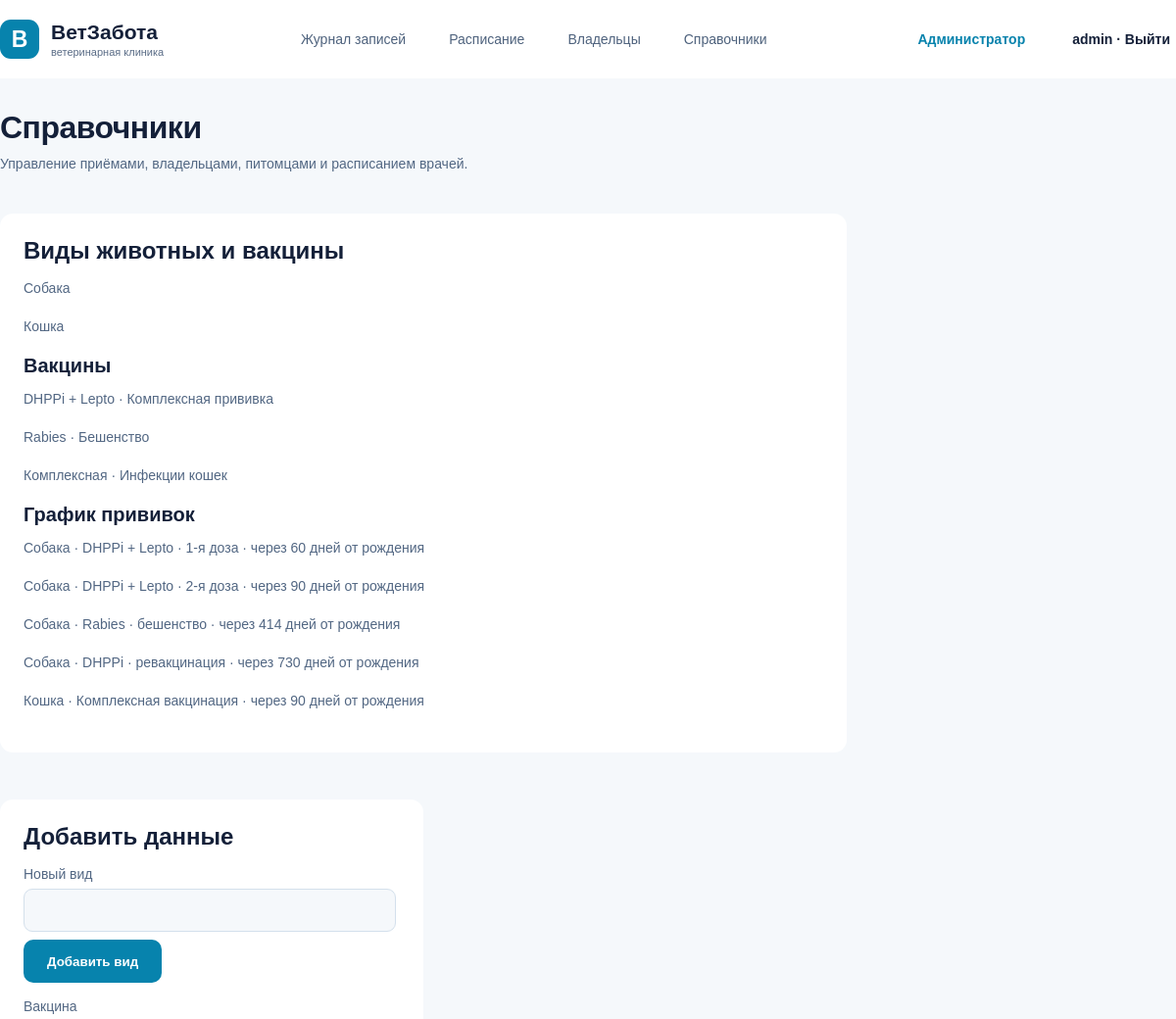
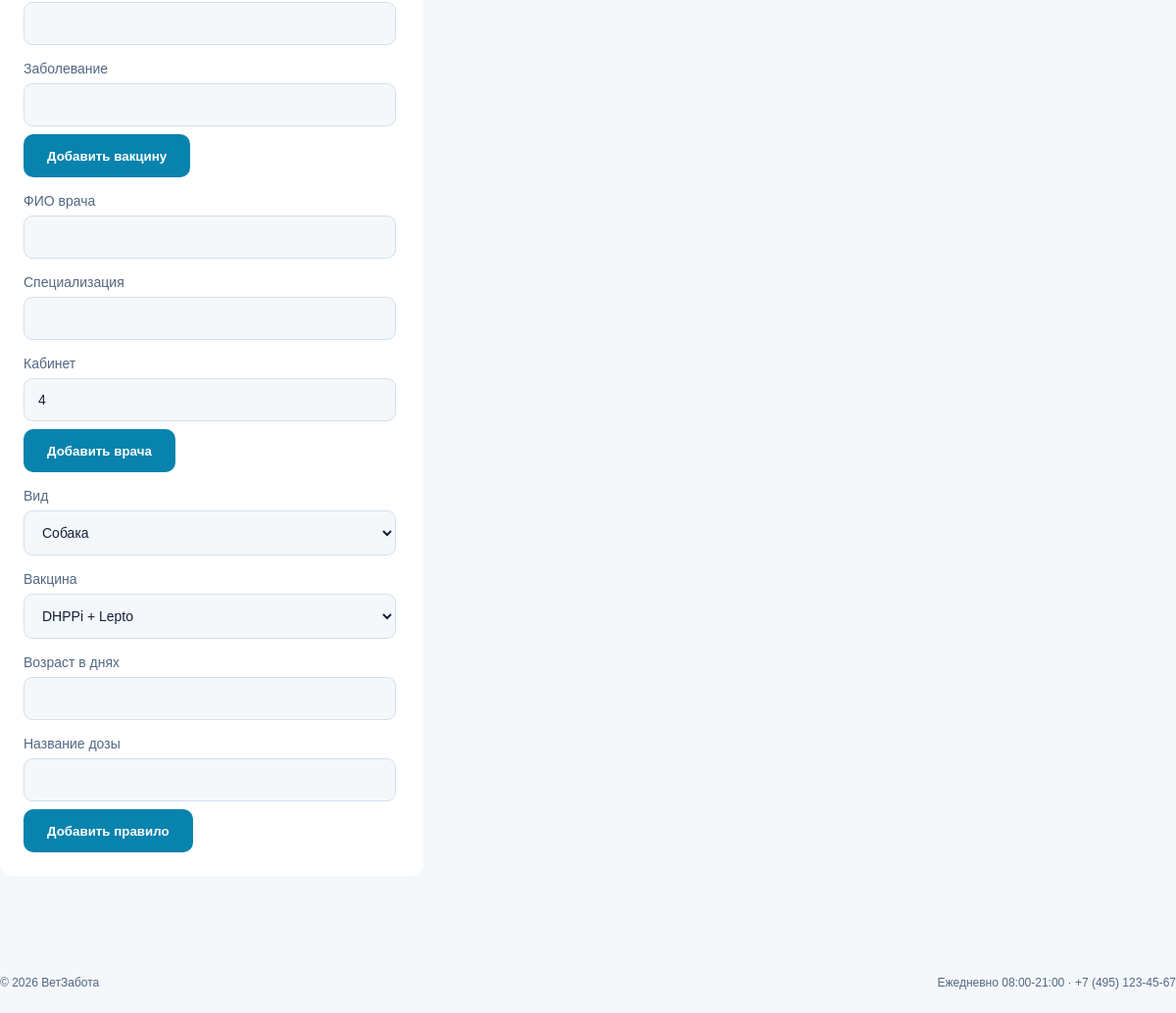
The app's page /clinic/?tab=reference (signed in) with its own data (2 pictures, top to bottom).
### vetclinic/models.py (models this page shows, shortened)
class Species(models.Model):
    name = models.CharField(max_length=50)
    def __str__(self):
        return self.name

class Vaccine(models.Model):
    name = models.CharField(max_length=100)
    disease = models.CharField(max_length=100)
    def __str__(self):
        return self.name

class VaccinationScheme(models.Model):
    species = models.ForeignKey(Species, on_delete=models.CASCADE)
    vaccine = models.ForeignKey(Vaccine, on_delete=models.CASCADE)
    age_days = models.IntegerField()
    label = models.CharField(max_length=100)

### vetclinic/views.py (the view, shortened to what this page needs)
# urls.py: path('clinic/', views.clinic, name='clinic'),
@login_required
def clinic(request):
    if user_role(request.user) != 'admin':
        messages.error(request, 'Доступно только для администратора.')
        return redirect('home')
    if request.method == 'POST':
        add_clinic_item(request)
        return redirect('/clinic/?tab=reference')
    doctor_id = request.GET.get('doctor', '')
    appointments = []
    waiting_count = 0
    confirmed_count = 0
    overdue_count = 0
    for shot in Vaccination.objects.all():
        if shot.done_date is None and shot.due_date < date.today():
            overdue_count += 1
    context = base_context(request)
    context.update({
        'appointments': appointments,
        'doctors': Doctor.objects.all(),
        'owners': Owner.objects.all(),
        'species': Species.objects.all(),
        'vaccines': Vaccine.objects.all(),
        'schemes': VaccinationScheme.objects.all(),
        'tab': request.GET.get('tab', 'journal'),
        'doctor_id': doctor_id,
        'waiting_count': waiting_count,
        'confirmed_count': confirmed_count,
        'overdue_count': overdue_count,
    })
    return render(request, 'clinic.html', context)

### vetclinic/views.py (called while the page is built)
def user_role(user):
    if not user.is_authenticated:
        return 'guest'
    if user.is_superuser:
        return 'admin'
    for doctor in Doctor.objects.all():
        if doctor.user == user:
            return 'doctor'
    return 'owner'

def base_context(request, active=''):
    return {
        'role': user_role(request.user),
        'today': date.today(),
        'active': active,
    }

### vetclinic/templates/clinic.html (shortened to what this page needs)
{% extends 'base.html' %}
{% block content %}
    <h1>
    {% if tab == 'journal' %}
        Журнал записей
    {% elif tab == 'schedule' %}
        Расписание врачей
    {% elif tab == 'owners' %}
        Владельцы и питомцы
    {% else %}
        Справочники
    {% endif %}
    </h1>
    <p class="subtitle"> Управление приёмами, владельцами, питомцами и расписанием врачей. </p>
    {% if tab == 'journal' %}
        <div class="stats">
            <div class="card">
                <b> {{ appointments|length }} </b>
                <p> Записи </p>
            </div>
            <div class="card">
                <b> {{ waiting_count }} </b>
                <p> Ожидает подтверждения </p>
            </div>
            <div class="card">
                <b> {{ confirmed_count }} </b>
                <p> Подтверждённая запись </p>
            </div>
            <div class="card">
                <b class="redtext"> {{ overdue_count }} </b>
                <p> Питомец с просрочкой </p>
            </div>
        </div>
        <section class="card">
            <div class="split">
                <h2> Журнал записей </h2>
                <a class="btn" href="{% url 'book' %}"> + Новая запись </a>
            </div>
            <form method="get" class="filters">
                <select name="doctor" onchange="this.form.submit()"> <option value=""> Все врачи </option>
                {% for d in doctors %}
                    <option value="{{ d.pk }}" {% if doctor_id == d.pk|stringformat:'s' %}selected{% endif %}> {{ d }} </option>
                {% endfor %}
                </select>
            </form>
            <table>
                <thead>
                    <tr>
                        <th>
                            Дата и время
                        </th>
                        <th>
                            Питомец / вид
                        </th>
                        <th>
                            Владелец / телефон
                        </th>
                        <th>
                            Услуга
                        </th>
                        <th>
                            Врач
                        </th>
                        <th>
                            Статус
                        </th>
                        <th>
                            Действие
                        </th>
                    </tr>
                </thead>
                <tbody>
                    {% for a in appointments %}
                        <tr class="{% if a.pet.overdue %}danger{% endif %}">
                            <td>
                                {{ a.date|date:'d.m.Y' }} <br> {{ a.time|time:'H:i' }}
                            </td>
                            <td>
                                <b> {{ a.pet }} · {{ a.pet.species }} </b>
                                <small>
                                {% if a.pet.overdue %}
                                    Просрочка {{ a.pet.overdue.first.overdue_days }} дней
                                {% endif %}
                                </small>
                            </td>
                            <td>
                                {{ a.pet.owner }} <small> {{ a.pet.owner.phone }} </small>
                            </td>
                            <td>
                                {{ a.service }}
                            </td>
                            <td>
                                {{ a.doctor }}
                            </td>
                            <td>
                                {{ a.status }}
                            </td>
                            <td>
                                <a class="tab" href="{% url 'appointment_detail' a.pk %}"> Открыть </a>
                            </td>
                        </tr>
                    {% empty %}
                        <tr>
                            <td colspan="7">
                                Записей нет.
                            </td>
                        </tr>
                    {% endfor %}
                </tbody>
            </table>
        </section>
    {% else %}
        <div class="layout">
            <section class="card">
                <h2> Виды животных и вакцины </h2>
                {% for item in species %}
                    <p> {{ item }} </p>
                {% endfor %}
                <h3> Вакцины </h3>
                {% for item in vaccines %}
                    <p> {{ item.name }} · {{ item.disease }} </p>
                {% endfor %}
                <h3> График прививок </h3>
                {% for item in schemes %}
                    <p> {{ item.species }} · {{ item.label }} · через {{ item.age_days }} дней от рождения </p>
                {% endfor %}
            </section>
            <aside class="card">
                <h2> Добавить данные </h2>
                <form method="post">
                    <label> Новый вид <input name="name" required> </label>
                    <button class="btn full"> Добавить вид </button>
                </form>
                <form method="post">
                    <label> Вакцина <input name="name" required> </label>
                    <label> Заболевание <input name="disease" required> </label>
                    <button class="btn full"> Добавить вакцину </button>
                </form>
                <form method="post">
                    <label> ФИО врача <input name="name" required> </label>
                    <label> Специализация <input name="specialty" required> </label>
                    <label> Кабинет <input name="room" value="4"> </label>
                    <button class="btn full"> Добавить врача </button>
                </form>
                <form method="post">
                    <label> Вид <select name="species">
                    {% for item in species %}
                        <option value="{{ item.pk }}"> {{ item }} </option>
                    {% endfor %}
                    </select> </label>
                    <label> Вакцина <select name="vaccine">
                    {% for item in vaccines %}
                        <option value="{{ item.pk }}"> {{ item }} </option>
                    {% endfor %}
                    </select> </label>
                    <label> Возраст в днях <input type="number" name="age_days" min="0" required> </label>
                    <label> Название дозы <input name="label" required> </label>
                    <button class="btn full"> Добавить правило </button>
                </form>
            </aside>
        </div>
    {% endif %}
{% endblock %}

### vetclinic/templates/base.html (shortened to what this page needs)
{% load static %}
<!doctype html>
<html lang="ru">
    <head>
        <link rel="stylesheet" href="{% static 'style.css' %}">
    </head>
    <body>
        <header>
            <div class="bar">
                <a class="brand" href="{% url 'home' %}"> <b> В </b> <span> <strong> ВетЗабота </strong> <small> ветеринарная клиника </small> </span> </a>
                <nav>
                    {% if role == 'owner' %}
                        <a href="{% url 'pets' %}">Питомцы</a>
                        <a href="{% url 'vaccinations' %}">Прививки</a>
                        <a href="{% url 'reminders' %}">Напоминания</a>
                        <a href="{% url 'history' %}">История</a>
                        <a href="{% url 'book' %}">Запись</a>
                    {% elif role == 'doctor' %}
                        <a href="{% url 'doctor' %}">Мои приёмы</a>
                        <a href="{% url 'doctor' %}?tab=patients">Карты пациентов</a>
                        <a href="{% url 'doctor' %}?tab=vaccines">Вакцинация</a>
                    {% elif role == 'admin' %}
                        <a href="{% url 'clinic' %}">Журнал записей</a>
                        <a href="{% url 'clinic' %}?tab=schedule">Расписание</a>
                        <a href="{% url 'clinic' %}?tab=owners">Владельцы</a>
                        <a href="{% url 'clinic' %}?tab=reference">Справочники</a>
                    {% endif %}
                </nav>
                <span class="role">
                {% if role == 'owner' %}
                    Владелец
                {% elif role == 'doctor' %}
                    Врач
                {% elif role == 'admin' %}
                    Администратор
                {% else %}
                    Гость
                {% endif %}
                </span>
                {% if user.is_authenticated %}
                    <form method="post" action="{% url 'logout' %}">
                        {% csrf_token %} <button class="logout" title="Выйти"> {{ user.get_full_name|default:user.username }} · Выйти </button>
                    </form>
                {% else %}
                    <a class="login" href="{% url 'login' %}"> Войти → </a>
                {% endif %}
            </div>
        </header>
        <main>
            {% block content %}
            {% endblock %}
        </main>
        <footer>
            <span> © 2026 ВетЗабота </span>
            <span> Ежедневно 08:00-21:00 · +7 (495) 123-45-67 </span>
        </footer>
    </body>
</html>

### vetclinic/static/style.css (style rules this page uses)
* { box-sizing: border-box }
body { margin: 0; background: #f5f8fb; color: #142039; font: 14px Arial, sans-serif }
header { height: 80px; background: white }
.bar { max-width: 1344px; height: 80px; margin: auto; display: flex; align-items: center; gap: 42px; padding: 0 0 }
.brand { display: flex; align-items: center; gap: 12px; text-decoration: none; color: #142039; min-width: 265px }
.brand b { display: grid; place-items: center; width: 40px; height: 40px; background: #0783ad; color: white; border-radius: 11px; font-size: 23px }
.brand strong { display: block; font-size: 21px }
.brand small { display: block; color: #5b6d87; font-size: 11px; margin-top: 2px }
nav { display: flex; align-self: stretch; align-items: center; gap: 44px; flex: 1 }
nav a, .login, .logout { color: #4e627d; text-decoration: none; border: 0; background: none; font: inherit; white-space: nowrap }
.role { color: #0783ad; font-weight: bold; white-space: nowrap }
.login, .logout { color: #142039; font-weight: bold; cursor: pointer }
main { max-width: 1344px; margin: 0 auto; padding: 32px 0 78px }
h1 { font-size: 32px; margin: 0 0 8px; letter-spacing: -.5px }
h2 { font-size: 24px; margin: 0 0 14px }
h3 { font-size: 20px; margin: 0 0 12px }
p { color: #526783; line-height: 21px; margin: 8px 0 18px }
.subtitle { margin-bottom: 40px }
.btn { display: inline-flex; align-items: center; justify-content: center; background: #0783ad; color: #fff; border: 0; border-radius: 10px; padding: 13px 24px; text-decoration: none; font-weight: bold; cursor: pointer; min-height: 44px }
.btn.full { width: auto }
.card { background: #fff; border-radius: 13px; padding: 24px; margin-bottom: 24px }
.layout { display: grid; display: flex; gap: 24px }
label { display: block; color: #526783; margin: 16px 0 8px }
input, select, textarea { display: block; width: auto; border: 1px solid #d4e0ec; border-radius: 9px; background: #f5f8fb; padding: 13px 14px; color: #142039; font: inherit; margin-top: 7px }
footer { max-width: 1344px; margin: 0 auto; display: flex; justify-content: space-between; color: #526783; font-size: 12px; padding: 0 0 24px }
.cards3, .cards2, .layout, .loginlayout, .stats { display: flex; flex-wrap: wrap; }
.layout > * { width: 432px; }
.layout > *:first-child { width: 864px; }
.full { width: 380px; align-self: stretch; }
input, select, textarea, .filters select { width: 380px; align-self: stretch; }

### records on screen
Species: name "Собака"
Species: name "Кошка"
Vaccine: name "DHPPi + Lepto", disease "Комплексная прививка"
Vaccine: name "Rabies", disease "Бешенство"
Vaccine: name "Комплексная", disease "Инфекции кошек"
VaccinationScheme: species "Собака", label "DHPPi + Lepto · 1-я доза", age_days "60"
VaccinationScheme: species "Собака", label "DHPPi + Lepto · 2-я доза", age_days "90"
VaccinationScheme: species "Собака", label "Rabies · бешенство", age_days "414"
VaccinationScheme: species "Собака", label "DHPPi · ревакцинация", age_days "730"
VaccinationScheme: species "Кошка", label "Комплексная вакцинация", age_days "90"

### other values on screen
{{ user.get_full_name|default:user.username }} "admin"
form field species "Собака"
form field vaccine "DHPPi + Lepto"
